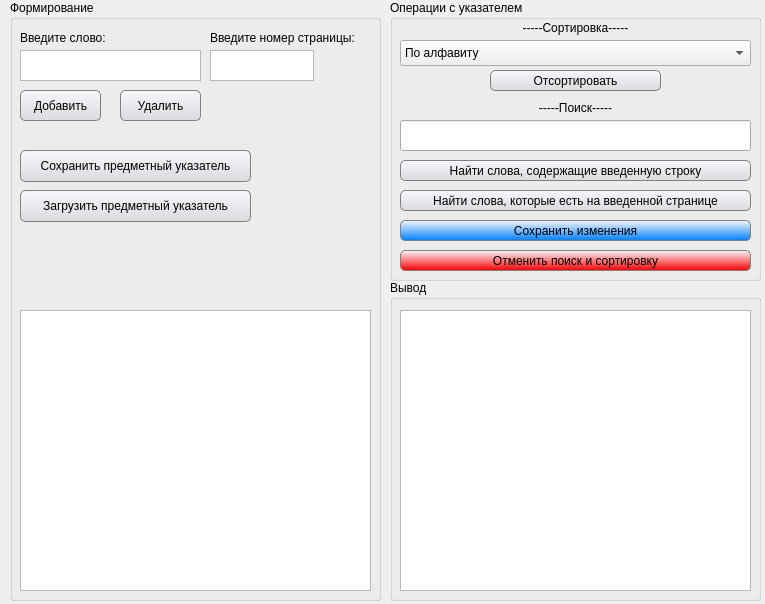
<?xml version="1.0" encoding="UTF-8"?>
<ui version="4.0">
 <class>MainWindow</class>
 <widget class="QMainWindow" name="MainWindow">
  <property name="geometry">
   <rect>
    <x>0</x>
    <y>0</y>
    <width>765</width>
    <height>604</height>
   </rect>
  </property>
  <property name="tabletTracking">
   <bool>false</bool>
  </property>
  <property name="windowTitle">
   <string>Предметный указатель</string>
  </property>
  <property name="styleSheet">
   <string notr="true">QPushButton {border: 1px solid grey; border-radius: 5px; background-color: qlineargradient(x1: 0, y1: 0, x2: 0, y2: 1, stop: 0 #f6f7fa, stop: 1 #dadbde)}
QPushButton:pressed { background-color: qlineargradient(x1: 0, y1: 0, x2: 0, y2: 1, stop: 0 #dadbde, stop: 1 #E5CCFF) }</string>
  </property>
  <widget class="QWidget" name="centralwidget">
   <widget class="QGroupBox" name="groupBox">
    <property name="geometry">
     <rect>
      <x>10</x>
      <y>0</y>
      <width>371</width>
      <height>601</height>
     </rect>
    </property>
    <property name="title">
     <string>Формирование</string>
    </property>
    <widget class="QPlainTextEdit" name="plainTextEdit">
     <property name="geometry">
      <rect>
       <x>10</x>
       <y>50</y>
       <width>181</width>
       <height>31</height>
      </rect>
     </property>
    </widget>
    <widget class="QPushButton" name="pushButton">
     <property name="geometry">
      <rect>
       <x>10</x>
       <y>90</y>
       <width>81</width>
       <height>31</height>
      </rect>
     </property>
     <property name="text">
      <string>Добавить</string>
     </property>
    </widget>
    <widget class="QLabel" name="label">
     <property name="geometry">
      <rect>
       <x>10</x>
       <y>30</y>
       <width>101</width>
       <height>16</height>
      </rect>
     </property>
     <property name="text">
      <string>Введите слово:</string>
     </property>
    </widget>
    <widget class="QLabel" name="label_2">
     <property name="geometry">
      <rect>
       <x>200</x>
       <y>30</y>
       <width>171</width>
       <height>16</height>
      </rect>
     </property>
     <property name="text">
      <string>Введите номер страницы:</string>
     </property>
    </widget>
    <widget class="QPlainTextEdit" name="plainTextEdit_2">
     <property name="geometry">
      <rect>
       <x>200</x>
       <y>50</y>
       <width>104</width>
       <height>31</height>
      </rect>
     </property>
    </widget>
    <widget class="QPushButton" name="pushButton_2">
     <property name="geometry">
      <rect>
       <x>110</x>
       <y>90</y>
       <width>81</width>
       <height>31</height>
      </rect>
     </property>
     <property name="text">
      <string>Удалить</string>
     </property>
    </widget>
    <widget class="QTextBrowser" name="textBrowser">
     <property name="geometry">
      <rect>
       <x>10</x>
       <y>310</y>
       <width>351</width>
       <height>281</height>
      </rect>
     </property>
    </widget>
    <widget class="QPushButton" name="pushButton_3">
     <property name="geometry">
      <rect>
       <x>10</x>
       <y>150</y>
       <width>231</width>
       <height>32</height>
      </rect>
     </property>
     <property name="text">
      <string>Сохранить предметный указатель</string>
     </property>
    </widget>
    <widget class="QPushButton" name="pushButton_4">
     <property name="geometry">
      <rect>
       <x>10</x>
       <y>190</y>
       <width>231</width>
       <height>32</height>
      </rect>
     </property>
     <property name="text">
      <string>Загрузить предметный указатель</string>
     </property>
    </widget>
   </widget>
   <widget class="QGroupBox" name="groupBox_2">
    <property name="geometry">
     <rect>
      <x>390</x>
      <y>280</y>
      <width>371</width>
      <height>321</height>
     </rect>
    </property>
    <property name="title">
     <string>Вывод</string>
    </property>
    <widget class="QListWidget" name="listWidget">
     <property name="geometry">
      <rect>
       <x>10</x>
       <y>30</y>
       <width>351</width>
       <height>281</height>
      </rect>
     </property>
    </widget>
   </widget>
   <widget class="QGroupBox" name="groupBox_3">
    <property name="geometry">
     <rect>
      <x>390</x>
      <y>0</y>
      <width>371</width>
      <height>281</height>
     </rect>
    </property>
    <property name="title">
     <string>Операции с указателем</string>
    </property>
    <widget class="QLabel" name="label_3">
     <property name="geometry">
      <rect>
       <x>10</x>
       <y>20</y>
       <width>351</width>
       <height>16</height>
      </rect>
     </property>
     <property name="text">
      <string>-----Сортировка-----</string>
     </property>
     <property name="alignment">
      <set>Qt::AlignCenter</set>
     </property>
    </widget>
    <widget class="QPushButton" name="pushButton_5">
     <property name="geometry">
      <rect>
       <x>100</x>
       <y>70</y>
       <width>171</width>
       <height>21</height>
      </rect>
     </property>
     <property name="text">
      <string>Отсортировать</string>
     </property>
    </widget>
    <widget class="QComboBox" name="comboBox">
     <property name="geometry">
      <rect>
       <x>10</x>
       <y>40</y>
       <width>351</width>
       <height>26</height>
      </rect>
     </property>
     <item>
      <property name="text">
       <string>По алфавиту</string>
      </property>
     </item>
     <item>
      <property name="text">
       <string>По алфавиту в обратном порядке</string>
      </property>
     </item>
    </widget>
    <widget class="QLabel" name="label_4">
     <property name="geometry">
      <rect>
       <x>10</x>
       <y>100</y>
       <width>351</width>
       <height>16</height>
      </rect>
     </property>
     <property name="text">
      <string>-----Поиск-----</string>
     </property>
     <property name="alignment">
      <set>Qt::AlignCenter</set>
     </property>
    </widget>
    <widget class="QLineEdit" name="lineEdit_3">
     <property name="geometry">
      <rect>
       <x>10</x>
       <y>120</y>
       <width>351</width>
       <height>31</height>
      </rect>
     </property>
    </widget>
    <widget class="QPushButton" name="pushButton_6">
     <property name="geometry">
      <rect>
       <x>10</x>
       <y>160</y>
       <width>351</width>
       <height>21</height>
      </rect>
     </property>
     <property name="text">
      <string>Найти слова, содержащие введенную строку</string>
     </property>
    </widget>
    <widget class="QPushButton" name="pushButton_7">
     <property name="geometry">
      <rect>
       <x>10</x>
       <y>190</y>
       <width>351</width>
       <height>21</height>
      </rect>
     </property>
     <property name="text">
      <string>Найти слова, которые есть на введенной странице</string>
     </property>
    </widget>
    <widget class="QPushButton" name="pushButton_8">
     <property name="geometry">
      <rect>
       <x>10</x>
       <y>250</y>
       <width>351</width>
       <height>21</height>
      </rect>
     </property>
     <property name="styleSheet">
      <string notr="true">QPushButton {border: 1px solid grey; border-radius: 5px; background-color: qlineargradient(x1: 0, y1: 0, x2: 0, y2: 1, stop: 0 #f6f7fa, stop: 1 #ff0000)}QPushButton:pressed { background-color: qlineargradient(x1: 0, y1: 0, x2: 0, y2: 1, stop: 0 #ff0000, stop: 1 #E5CCFF) }</string>
     </property>
     <property name="text">
      <string>Отменить поиск и сортировку</string>
     </property>
    </widget>
    <widget class="QPushButton" name="pushButton_9">
     <property name="geometry">
      <rect>
       <x>10</x>
       <y>220</y>
       <width>351</width>
       <height>21</height>
      </rect>
     </property>
     <property name="styleSheet">
      <string notr="true">QPushButton {border: 1px solid grey; border-radius: 5px; background-color: qlineargradient(x1: 0, y1: 0, x2: 0, y2: 1, stop: 0 #f6f7fa, stop: 1 #0080ff)}
QPushButton:pressed { background-color: qlineargradient(x1: 0, y1: 0, x2: 0, y2: 1, stop: 0 #0080ff, stop: 1 #E5CCFF) }</string>
     </property>
     <property name="text">
      <string>Сохранить изменения</string>
     </property>
    </widget>
   </widget>
  </widget>
 </widget>
 <resources/>
 <connections/>
</ui>
